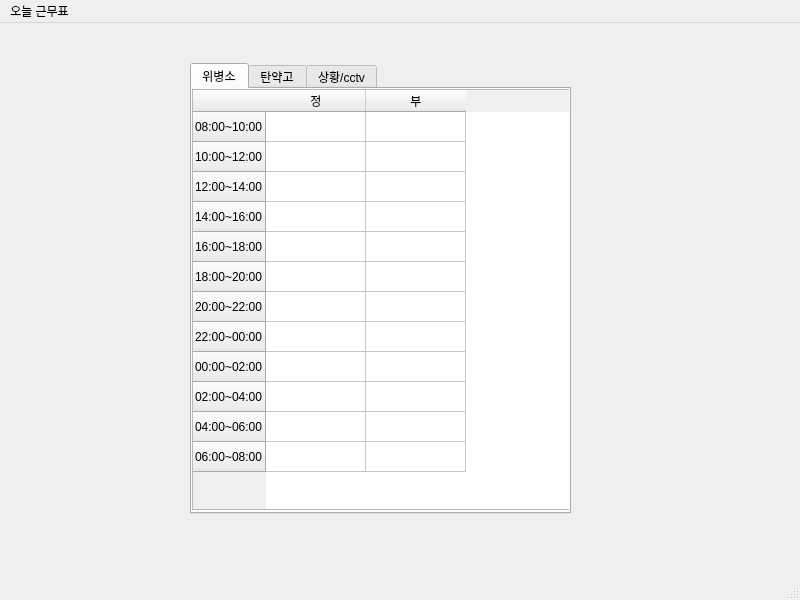
<?xml version="1.0" encoding="UTF-8"?>
<ui version="4.0">
 <class>MainWindow</class>
 <widget class="QMainWindow" name="MainWindow">
  <property name="geometry">
   <rect>
    <x>0</x>
    <y>0</y>
    <width>800</width>
    <height>600</height>
   </rect>
  </property>
  <property name="windowTitle">
   <string>MainWindow</string>
  </property>
  <widget class="QWidget" name="centralwidget">
   <widget class="QTabWidget" name="tabWidget">
    <property name="geometry">
     <rect>
      <x>190</x>
      <y>40</y>
      <width>381</width>
      <height>451</height>
     </rect>
    </property>
    <property name="currentIndex">
     <number>0</number>
    </property>
    <property name="documentMode">
     <bool>false</bool>
    </property>
    <widget class="QWidget" name="tab">
     <attribute name="title">
      <string>위병소</string>
     </attribute>
     <widget class="QTableWidget" name="tableWidget">
      <property name="geometry">
       <rect>
        <x>0</x>
        <y>0</y>
        <width>381</width>
        <height>421</height>
       </rect>
      </property>
      <row>
       <property name="text">
        <string>08:00~10:00</string>
       </property>
      </row>
      <row>
       <property name="text">
        <string>10:00~12:00</string>
       </property>
      </row>
      <row>
       <property name="text">
        <string>12:00~14:00</string>
       </property>
      </row>
      <row>
       <property name="text">
        <string>14:00~16:00</string>
       </property>
      </row>
      <row>
       <property name="text">
        <string>16:00~18:00</string>
       </property>
      </row>
      <row>
       <property name="text">
        <string>18:00~20:00</string>
       </property>
      </row>
      <row>
       <property name="text">
        <string>20:00~22:00</string>
       </property>
      </row>
      <row>
       <property name="text">
        <string>22:00~00:00</string>
       </property>
      </row>
      <row>
       <property name="text">
        <string>00:00~02:00</string>
       </property>
      </row>
      <row>
       <property name="text">
        <string>02:00~04:00</string>
       </property>
      </row>
      <row>
       <property name="text">
        <string>04:00~06:00</string>
       </property>
      </row>
      <row>
       <property name="text">
        <string>06:00~08:00</string>
       </property>
      </row>
      <column>
       <property name="text">
        <string>정</string>
       </property>
      </column>
      <column>
       <property name="text">
        <string>부</string>
       </property>
      </column>
     </widget>
    </widget>
    <widget class="QWidget" name="tab_3">
     <attribute name="title">
      <string>탄약고</string>
     </attribute>
     <widget class="QTableWidget" name="tableWidget_2">
      <property name="geometry">
       <rect>
        <x>0</x>
        <y>0</y>
        <width>381</width>
        <height>421</height>
       </rect>
      </property>
      <row>
       <property name="text">
        <string>08:00~10:00</string>
       </property>
      </row>
      <row>
       <property name="text">
        <string>10:00~12:00</string>
       </property>
      </row>
      <row>
       <property name="text">
        <string>12:00~14:00</string>
       </property>
      </row>
      <row>
       <property name="text">
        <string>14:00~16:00</string>
       </property>
      </row>
      <row>
       <property name="text">
        <string>16:00~18:00</string>
       </property>
      </row>
      <row>
       <property name="text">
        <string>18:00~20:00</string>
       </property>
      </row>
      <row>
       <property name="text">
        <string>20:00~22:00</string>
       </property>
      </row>
      <row>
       <property name="text">
        <string>22:00~00:00</string>
       </property>
      </row>
      <row>
       <property name="text">
        <string>00:00~02:00</string>
       </property>
      </row>
      <row>
       <property name="text">
        <string>02:00~04:00</string>
       </property>
      </row>
      <row>
       <property name="text">
        <string>04:00~06:00</string>
       </property>
      </row>
      <row>
       <property name="text">
        <string>06:00~08:00</string>
       </property>
      </row>
      <column>
       <property name="text">
        <string>정</string>
       </property>
      </column>
      <column>
       <property name="text">
        <string>부</string>
       </property>
      </column>
     </widget>
    </widget>
    <widget class="QWidget" name="tab_2">
     <attribute name="title">
      <string>상황/cctv</string>
     </attribute>
     <widget class="QTableWidget" name="tableWidget_3">
      <property name="geometry">
       <rect>
        <x>0</x>
        <y>0</y>
        <width>381</width>
        <height>421</height>
       </rect>
      </property>
      <row>
       <property name="text">
        <string>08:00~10:00</string>
       </property>
      </row>
      <row>
       <property name="text">
        <string>10:00~12:00</string>
       </property>
      </row>
      <row>
       <property name="text">
        <string>12:00~14:00</string>
       </property>
      </row>
      <row>
       <property name="text">
        <string>14:00~16:00</string>
       </property>
      </row>
      <row>
       <property name="text">
        <string>16:00~18:00</string>
       </property>
      </row>
      <row>
       <property name="text">
        <string>18:00~20:00</string>
       </property>
      </row>
      <row>
       <property name="text">
        <string>20:00~22:00</string>
       </property>
      </row>
      <row>
       <property name="text">
        <string>22:00~00:00</string>
       </property>
      </row>
      <row>
       <property name="text">
        <string>00:00~02:00</string>
       </property>
      </row>
      <row>
       <property name="text">
        <string>02:00~04:00</string>
       </property>
      </row>
      <row>
       <property name="text">
        <string>04:00~06:00</string>
       </property>
      </row>
      <row>
       <property name="text">
        <string>06:00~08:00</string>
       </property>
      </row>
      <column>
       <property name="text">
        <string>상황병</string>
       </property>
      </column>
      <column>
       <property name="text">
        <string>CCTV</string>
       </property>
      </column>
     </widget>
    </widget>
   </widget>
  </widget>
  <widget class="QMenuBar" name="menubar">
   <property name="geometry">
    <rect>
     <x>0</x>
     <y>0</y>
     <width>800</width>
     <height>26</height>
    </rect>
   </property>
   <widget class="QMenu" name="menu">
    <property name="title">
     <string>오늘 근무표</string>
    </property>
   </widget>
   <addaction name="menu"/>
  </widget>
  <widget class="QStatusBar" name="statusbar"/>
 </widget>
 <resources/>
 <connections/>
</ui>
